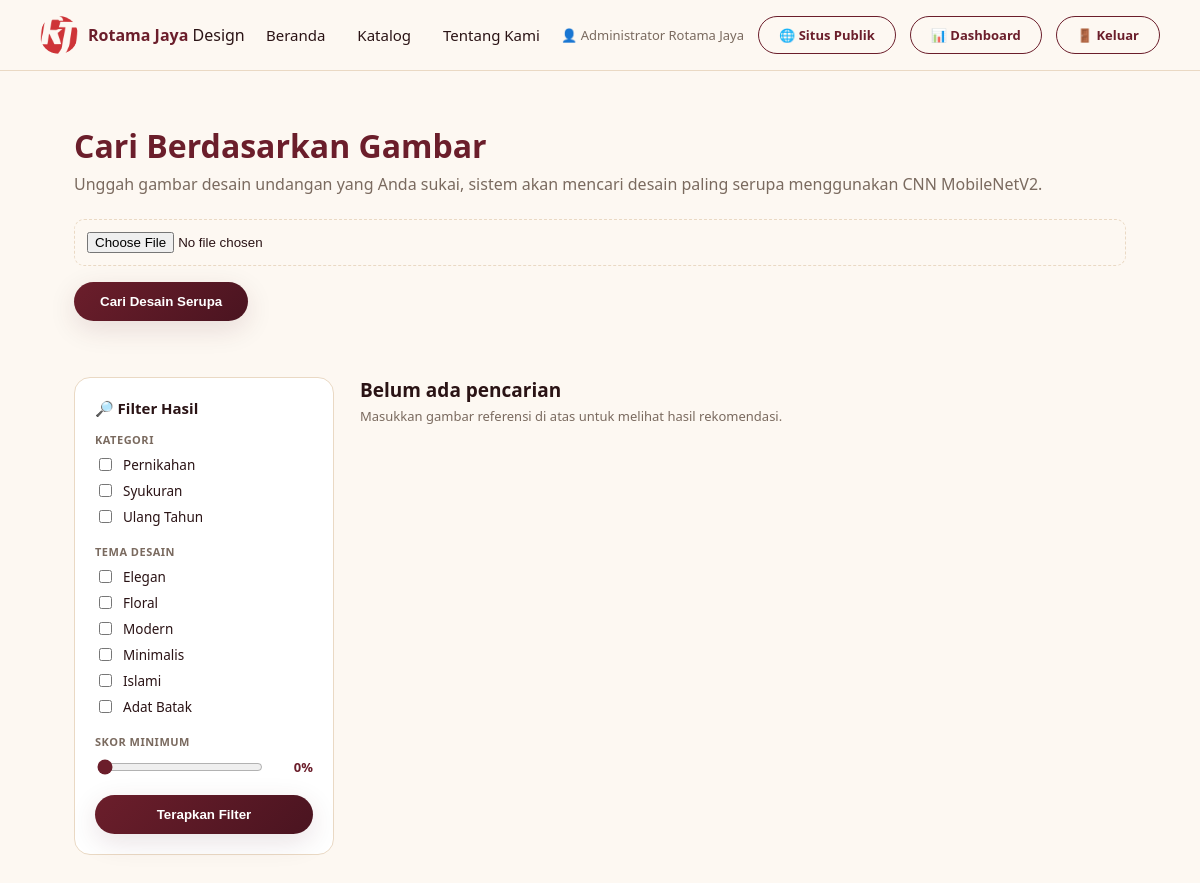
The app's page /cari_gambar.php (signed in) with its own data.
### tables this page shows
CREATE TABLE kategori_desain (
    id_kategori INT AUTO_INCREMENT PRIMARY KEY,
    nama_kategori VARCHAR(50) NOT NULL
);

### includes/rekomendasi_helper.php (called while the page is built, shortened)
<?php
function daftar_tema_desain(): array
{
    return [
        'elegan'     => 'Elegan',
        'floral'     => 'Floral',
        'modern'     => 'Modern',
        'minimalis'  => 'Minimalis',
        'islami'     => 'Islami',
        'adat_batak' => 'Adat Batak',
    ];
}

### includes/tampilan_hasil_rekomendasi.php (the view, shortened to what this page needs)
<?php
$daftar_tema_semua = daftar_tema_desain();
?>
<div class="tata-letak-hasil">
  <aside class="panel-filter">
    <h3>🔎 Filter Hasil</h3>
    <form method="GET" action="<?= BASE_URL ?>/cari_<?= $jenis_jalur ?>.php">
      <div class="kelompok-filter">
        <span class="label-kelompok">Kategori</span>
        <?php foreach ($daftar_kategori as $k): ?>
          <label class="baris-cek">
            <input type="checkbox" name="kategori[]" value="<?= $k['id_kategori'] ?>"
              <?= in_array((string) $k['id_kategori'], $kategori_terpilih, true) ? 'checked' : '' ?>>
            <?= htmlspecialchars($k['nama_kategori']) ?>
          </label>
        <?php endforeach; ?>
      </div>
      <div class="kelompok-filter">
        <span class="label-kelompok">Tema Desain</span>
        <?php foreach ($daftar_tema_semua as $kode => $label): ?>
          <label class="baris-cek">
            <input type="checkbox" name="tema[]" value="<?= $kode ?>"
              <?= in_array($kode, $tema_terpilih, true) ? 'checked' : '' ?>>
            <?= htmlspecialchars($label) ?>
          </label>
        <?php endforeach; ?>
      </div>
      <div class="kelompok-filter">
        <span class="label-kelompok">Skor Minimum</span>
        <div class="baris-slider">
          <input type="range" name="skor_min" min="0" max="100" step="5" value="<?= $skor_minimum_persen ?>"
            oninput="document.getElementById('nilaiSkorMin').textContent = this.value + '%'">
          <span class="nilai-slider" id="nilaiSkorMin"><?= $skor_minimum_persen ?>%</span>
        </div>
      </div>
      <button type="submit" class="tombol-utama" style="width:100%;">Terapkan Filter</button>
    </form>
  </aside>
  <div>
    <?php if (!$ada_pencarian): ?>
      <div class="header-hasil">
        <h2>Belum ada pencarian</h2>
        <p>Masukkan <?= $jenis_jalur === 'teks' ? 'kata kunci' : 'gambar referensi' ?> di atas untuk melihat hasil rekomendasi.</p>
      </div>
    <?php endif; ?>
  </div>
</div>

### assets/css/gaya.css (style rules this page uses)
:root { --warna-latar: #FDF8F2; --warna-latar-alt: #FBF3E7; --warna-utama: #6B1E2B; --warna-utama-tua: #4A1420; --warna-utama-langit: #8C2E3D; --warna-aksen-emas: #C9962F; --warna-teks-utama: #2A1315; --warna-teks-sekunder: #7A6A5F; --warna-batas: #EAD9C4; --bayangan-lembut: 0 4px 16px rgba(74, 20, 32, 0.08); --bayangan-sedang: 0 8px 28px rgba(74, 20, 32, 0.12); --bayangan-timbul: 0 14px 34px rgba(201, 150, 47, 0.30); --radius-lembut: 16px; --transisi-halus: all 0.25s cubic-bezier(0.4, 0, 0.2, 1); }
* { box-sizing: border-box; }
body { background: var(--warna-latar); color: var(--warna-teks-utama); font-family: 'Segoe UI', system-ui, sans-serif; margin: 0; }
.tombol-utama { background: linear-gradient(135deg, var(--warna-utama), var(--warna-utama-tua)); color: #fff; border: none; padding: 12px 26px; border-radius: 999px; font-weight: 600; cursor: pointer; box-shadow: var(--bayangan-sedang); transition: var(--transisi-halus); }
:root { --admin-sidebar-lebar: 230px; --admin-navy: #1B2438; --admin-navy-tua: #141B2C; --admin-teks-redup: #8B93A7; --admin-biru: #2F6FED; --admin-hijau: #16A34A; --admin-oranye: #D97706; --admin-merah: #DC2626; }

### includes/tampilan_hasil_rekomendasi.php (style rules this page uses)
.tata-letak-hasil { display: grid; grid-template-columns: 260px 1fr; gap: 26px; max-width: 1100px; margin: 0 auto; padding: 32px 24px 60px; align-items: start; }
.panel-filter { background: #fff; border: 1px solid var(--warna-batas); border-radius: var(--radius-lembut); padding: 20px; position: sticky; top: 18px; }
.panel-filter h3 { margin: 0 0 14px; font-size: 15px; color: var(--warna-teks-utama); display: flex; align-items: center; gap: 6px; }
.kelompok-filter { margin-bottom: 18px; }
.kelompok-filter .label-kelompok { font-size: 11px; font-weight: 700; letter-spacing: .5px; color: var(--warna-teks-sekunder); text-transform: uppercase; margin-bottom: 8px; display:block; }
.baris-cek { display: flex; align-items: center; gap: 8px; font-size: 13.5px; color: var(--warna-teks-utama); margin-bottom: 7px; }
.baris-cek input { accent-color: var(--warna-utama); }
.baris-slider { display: flex; align-items: center; gap: 10px; }
.baris-slider input[type=range] { flex: 1; accent-color: var(--warna-utama); }
.nilai-slider { font-size: 13px; font-weight: 700; color: var(--warna-utama); min-width: 38px; text-align: right; }
.header-hasil { margin-bottom: 18px; }
.header-hasil h2 { margin: 0 0 4px; font-size: 19px; color: var(--warna-teks-utama); }
.header-hasil p { margin: 0; font-size: 13px; color: var(--warna-teks-sekunder); }

### records on screen
kategori_desain: nama_kategori "Pernikahan"
kategori_desain: nama_kategori "Syukuran"
kategori_desain: nama_kategori "Ulang Tahun"

### other values on screen
$_SESSION['nama_admin'] "Administrator Rotama Jaya"
$label "Elegan"
$label "Floral"
$label "Modern"
$label "Minimalis"
$label "Islami"
$label "Adat Batak"
$skor_minimum_persen "0"
